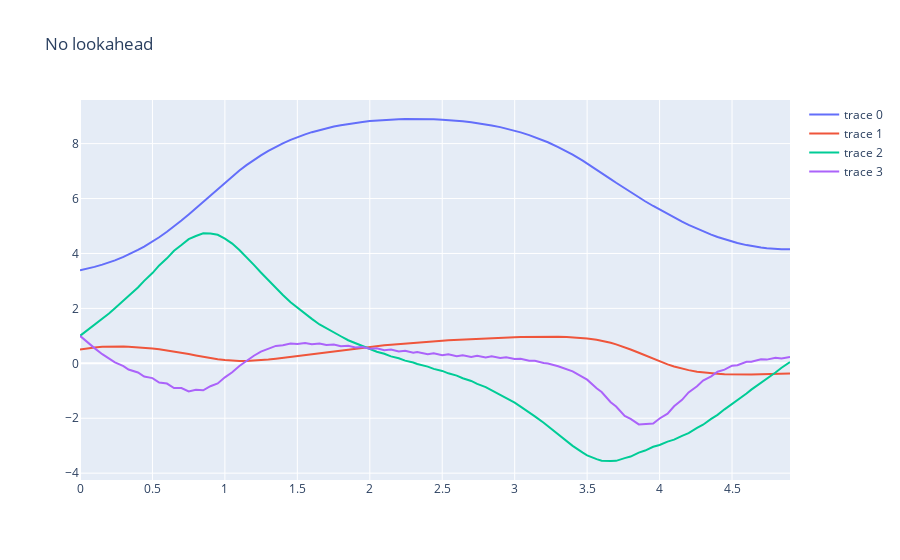

The code cell stored with this chart in its notebook:
### Code cell
ctrl_no_model = controllers.get_limited_lookahead_controller(opt['sys_utils'].get_value_function(opt['online_horizon'],
                                                                                        opt['offline_dt'],
                                             
                                                                                                 dtype=opt['dtype'])[0])
x_traj_sim, t_traj_sim = controllers.sim_ctrl(opt['sim_x0'], vf.u_dim[0], sys.dx,
                                              ctrl_no_model, opt['sim_dt'], opt['sim_horizon'],
                                              integration_mode=opt['control_interp'])
controllers.plot_sim(t_traj_sim, x_traj_sim, "No lookahead").show()
